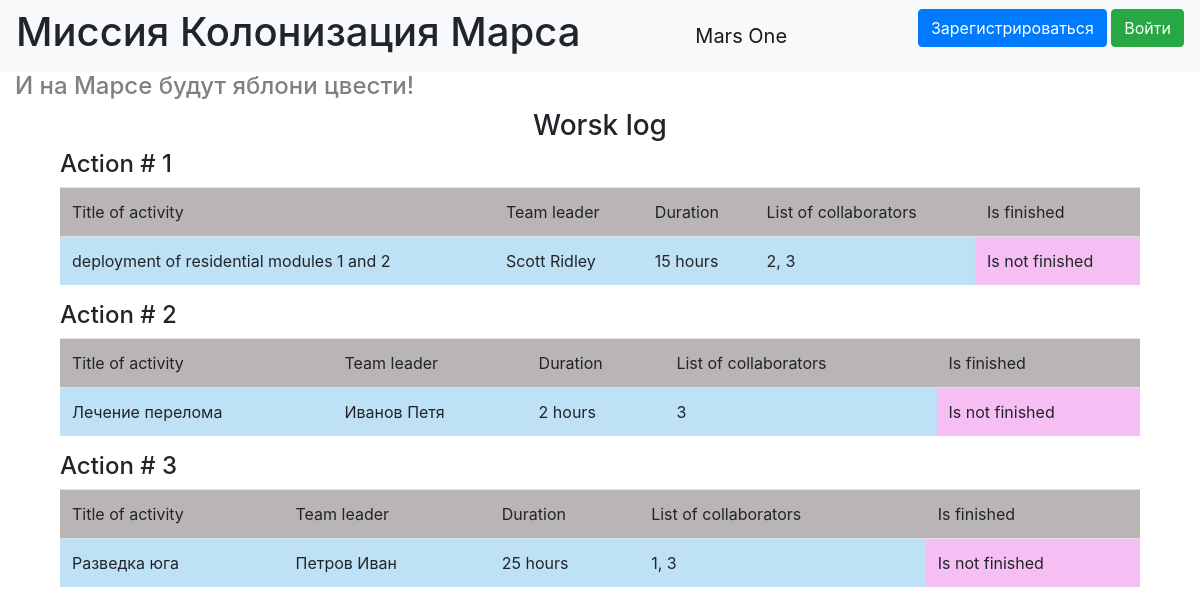
The page / on the database its author committed.
### data/jobs.py (models this page shows)
class Jobs(SqlAlchemyBase):
    __tablename__ = 'jobs'
    id = sqlalchemy.Column(sqlalchemy.Integer,
                           primary_key=True, autoincrement=True)
    team_leader = sqlalchemy.Column(sqlalchemy.Integer,
                                    sqlalchemy.ForeignKey("users.id"))
    job = sqlalchemy.Column(sqlalchemy.String, nullable=True)
    work_size = sqlalchemy.Column(sqlalchemy.Integer, nullable=True)
    collaborators = sqlalchemy.Column(sqlalchemy.String, nullable=True)
    start_date = sqlalchemy.Column(sqlalchemy.Date, nullable=True)
    end_date = sqlalchemy.Column(sqlalchemy.Date, nullable=True)
    is_finished = sqlalchemy.Column(sqlalchemy.Boolean, nullable=True)
    user = orm.relation('User')

### data/users.py (models this page shows, shortened)
class User(SqlAlchemyBase, UserMixin):
    __tablename__ = 'users'
    id = sqlalchemy.Column(sqlalchemy.Integer,
                           primary_key=True, autoincrement=True)
    surname = sqlalchemy.Column(sqlalchemy.String, nullable=True)
    name = sqlalchemy.Column(sqlalchemy.String, nullable=True)
    age = sqlalchemy.Column(sqlalchemy.Integer, nullable=True)
    position = sqlalchemy.Column(sqlalchemy.String, nullable=True)
    speciality = sqlalchemy.Column(sqlalchemy.String, nullable=True)
    address = sqlalchemy.Column(sqlalchemy.String, nullable=True)
    email = sqlalchemy.Column(sqlalchemy.String,
                              index=True, unique=True, nullable=True)
    hashed_password = sqlalchemy.Column(sqlalchemy.String, nullable=True)
    modified_date = sqlalchemy.Column(sqlalchemy.DateTime, default=datetime.datetime.now)
    jobs = orm.relation("Jobs", back_populates='user')

### main.py (the view)
@app.route('/')
def job_list():
    db_sess = db_session.create_session()
    jobs = db_sess.query(Jobs)
    return render_template('index.html', jobs=jobs, title='Журнал работ')

### data/db_session.py (called while the page is built)
def create_session() -> Session:
    global __factory
    return __factory()

### templates/index.html
{% extends "base.html" %}
{% block navbar_cont %}
    <h1>Миссия Колонизация Марса</h1>
{% endblock %}
{% block content %}
    {% set lab = "Action #" %}
    <h4 class="grey">И на Марсе будут яблони цвести!</h4>
    <h3 class="works-title">Worsk log</h3>
    {% for item in jobs %}
    <div class="jobs-table">
        <h4>{{lab}} {{loop.index}}</h4>
        <table class="table">
          <thead>
            <tr>
              <td scope="col" class="table-head-grey">Title of activity</td>
              <td scope="col" class="table-head-grey">Team leader</td>
              <td scope="col" class="table-head-grey">Duration</td>
              <td scope="col" class="table-head-grey">List of collaborators</td>
              <td scope="col" class="table-head-grey">Is finished</td>
            </tr>
          </thead>
          <tbody>
            <tr>
              <td scope="row" class="table-body-blue">{{item.job}}</td>
              <td class="table-body-blue">{{item.user.surname}} {{item.user.name}}</td>
              <td class="table-body-blue">{{item.work_size}} hours</td>
              <td class="table-body-blue">{{item.collaborators}}</td>
              <td class="table-body-pink">{% if item.is_finished == 0 %} Is not finished {% else %} Finished {% endif %}</td>
            </tr>
          </tbody>
        </table>
    </div>
    {% endfor %}
{% endblock %}

### templates/base.html (shortened to what this page needs)
<!doctype html>
<html lang="en">
<head>
    <link rel="stylesheet"
          href="https://stackpath.bootstrapcdn.com/bootstrap/4.4.1/css/bootstrap.min.css"
>
    <link rel="stylesheet" type="text/css" href="{{url_for('static', filename='css/style.css')}}" />
</head>
<body>
<header>
    <nav class="navbar navbar-light bg-light">
        {% block navbar_cont %}{% endblock %}
        <a class="navbar-brand mars-one" href="#">Mars One</a>
        {% if current_user.is_authenticated %}
            <a class="navbar-brand" href="/logout">{{ current_user.name }}</a>
        {% else %}
            <p>
                <a class="btn btn-primary " href="/register">Зарегистрироваться</a>
                <a class="btn btn-success" href="/login">Войти</a>
            </p>
        {% endif %}
    </nav>
</header>
<main role="main" class="container">
    {% block content %}{% endblock %}
</main>
</body>
</html>

### static/css/style.css (style rules this page uses)
.container { max-width: 1920px; }
h1, h4.grey { text-align: left; }
.mars-one { text-align: center; }
h4.grey { color: grey; }
.works-title { text-align: center; }
.jobs-table { max-width: 1080px; margin: auto; }
.table-head-grey { background-color: #bab5b5; }
.table-body-blue { background-color: #bfe1f5; }
.table-body-pink { background-color: #f5bff3; }

### rows shown on the page
Jobs: lab "Action #", job "deployment of residential modules 1 and 2", user.surname "Scott", user.name "Ridley", work_size "15", collaborators "2, 3", is_finished "Is not finished"
Jobs: lab "Action #", job "Лечение перелома", user.surname "Иванов", user.name "Петя", work_size "2", collaborators "3", is_finished "Is not finished"
Jobs: lab "Action #", job "Разведка юга", user.surname "Петров", user.name "Иван", work_size "25", collaborators "1, 3", is_finished "Is not finished"
